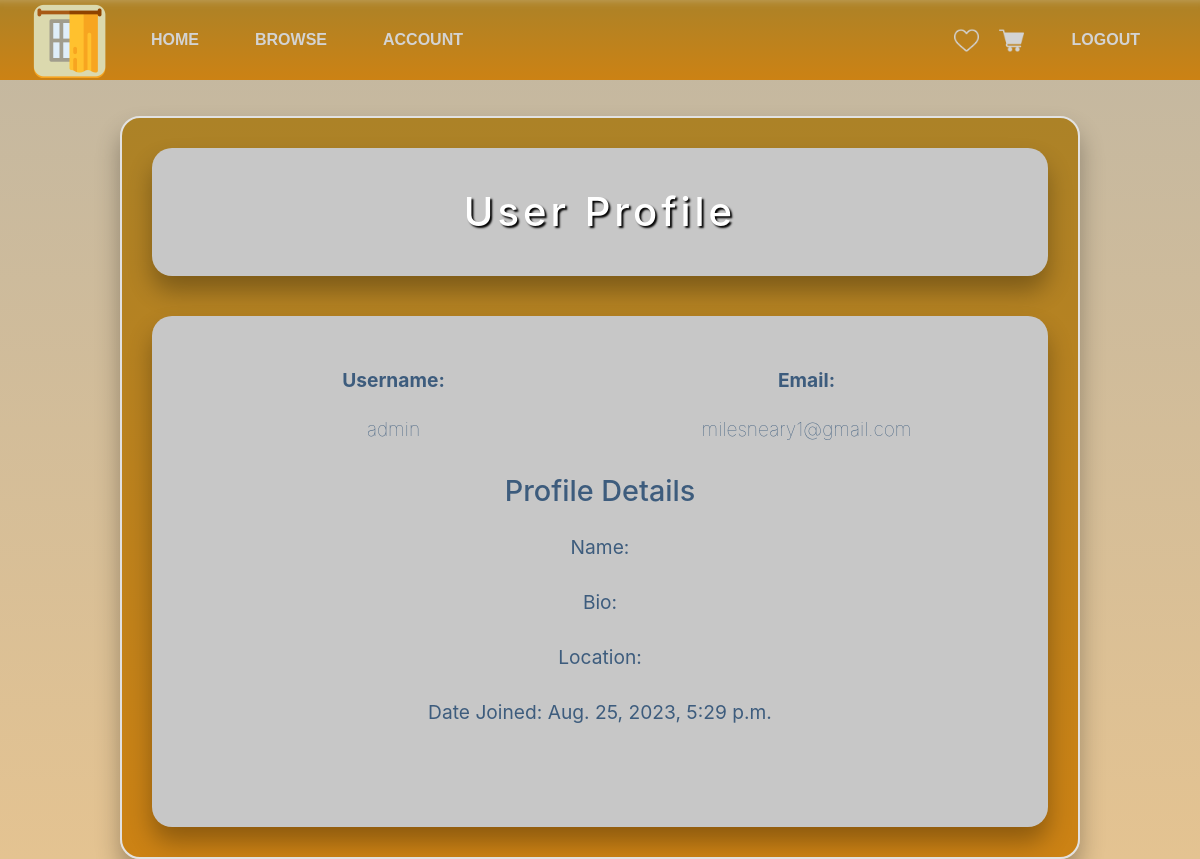
The app's page /accounts/profile/ (signed in) with its own data.
### accounts/models.py (models this page shows)
class CustomerUser(AbstractUser):
    pass

### accounts/views.py (the view)
# urls.py: path('profile/', views.profile_page, name='profile_page'),
@login_required
def profile_page(request):
    return render(request, 'accounts/profile_page.html')

### accounts/templates/accounts/profile_page.html (shortened to what this page needs)
{% load static %}
<!DOCTYPE html>
<html lang="en">
<head>
    <link href="{% static 'main/global.css' %}" rel="stylesheet">
    <link rel="stylesheet" href="https://stackpath.bootstrapcdn.com/bootstrap/4.4.1/css/bootstrap.min.css">
    <link rel="stylesheet" href="{% static 'accounts/profile_page_style.css' %}">
</head>
<body>
    {% include 'main/navbar.html' %}
    <main class="account-main-holder">
        <h1 class="account-title">User Profile</h1>
        <div class="account-card-grid">
            <div class="row">
                <div class="col-lg-6">
                    <label for="username">Username: </label><span>{{ user.username }}</span>
                </div>
                <div class="col-lg-6">
                    <label for="email">Email: </label><span>{{ user.email }}</span>
                </div>
            </div>
            <div class="row">
                <div class="col-lg-12">
                    <h2>Profile Details</h2>
                    <p>Name: {{ user.first_name }} {{ user.last_name }}</p>
                    <p>Bio: {{ user.profile.bio }}</p>
                    <p>Location: {{ user.profile.location }}</p>
                    <p>Date Joined: {{ user.date_joined }}</p>
                </div>
            </div>
        </div>
    </main>
</body>
</html>

### main/static/main/global.css (style rules this page uses)
html, body { height: 100%; }
body { padding-top: 3.5rem; background: linear-gradient(to bottom, #c2b7a1, #e4c391); background-size: cover; }

### accounts/static/accounts/profile_page_style.css (style rules this page uses)
.account-main-holder { background: linear-gradient(to bottom, #ac8227, #cc8214); border-radius: 20px; border: 2px solid #e2e2e2; box-shadow: 0 15px 25px rgba(0,0,0,0.3); margin: 60px auto 20px auto; padding: 30px; width: 80%; overflow: hidden; }
.account-title { padding: 1em; font-size: 2.5em; line-height: 1.2em; letter-spacing: 0.1em; color: #ffffff; text-align: center; text-shadow: 2px 2px 2px #000; background-color: #c7c7c7; background-size: cover; border-radius: 20px; box-shadow: 0 15px 25px rgba(0,0,0,0.3); backface-visibility: hidden; margin-bottom: 40px; }
.account-card-grid { display: flex; justify-content: center; align-items: stretch; flex-direction: column; text-align: center; flex-wrap: wrap; padding: 50px; background: #c7c7c7; backdrop-filter: blur(15px); box-shadow: 0 15px 25px rgba(0,0,0,0.3); border-radius: 20px; }
label { font-weight: bold; color: #3d5c7d; display: block; font-size: 1.2em; margin-bottom: 20px; }
.row { margin-bottom: 30px; }
span { font-weight: lighter; font-size: 1.2em; color: #3d5c7d; }
h2 { font-size: 1.8em; color: #3d5c7d; margin-bottom: 20px; }
p { font-size: 1.2em; color: #3d5c7d; padding: 5px 0; }

### records on screen
CustomerUser: username "admin", email "milesneary1@gmail.com", date_joined "Aug. 25, 2023, 5:29 p.m."
